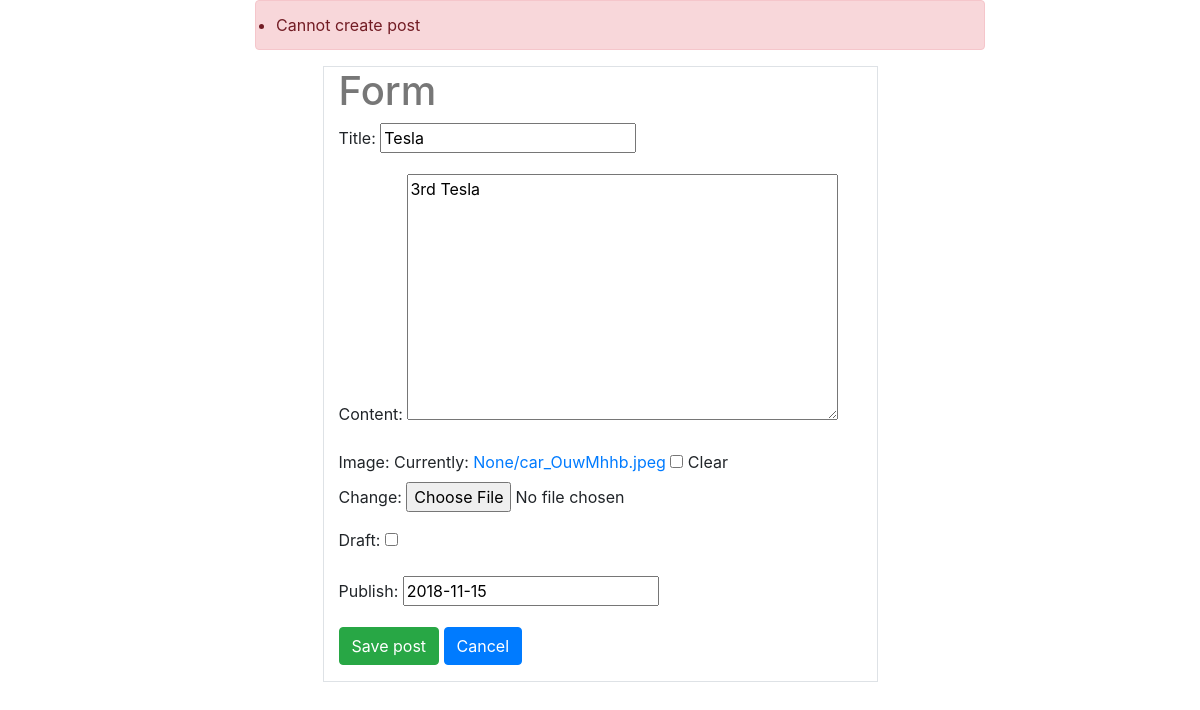
Before: /posts/tesla-5-6/edit/ (signed in) with the older database file.
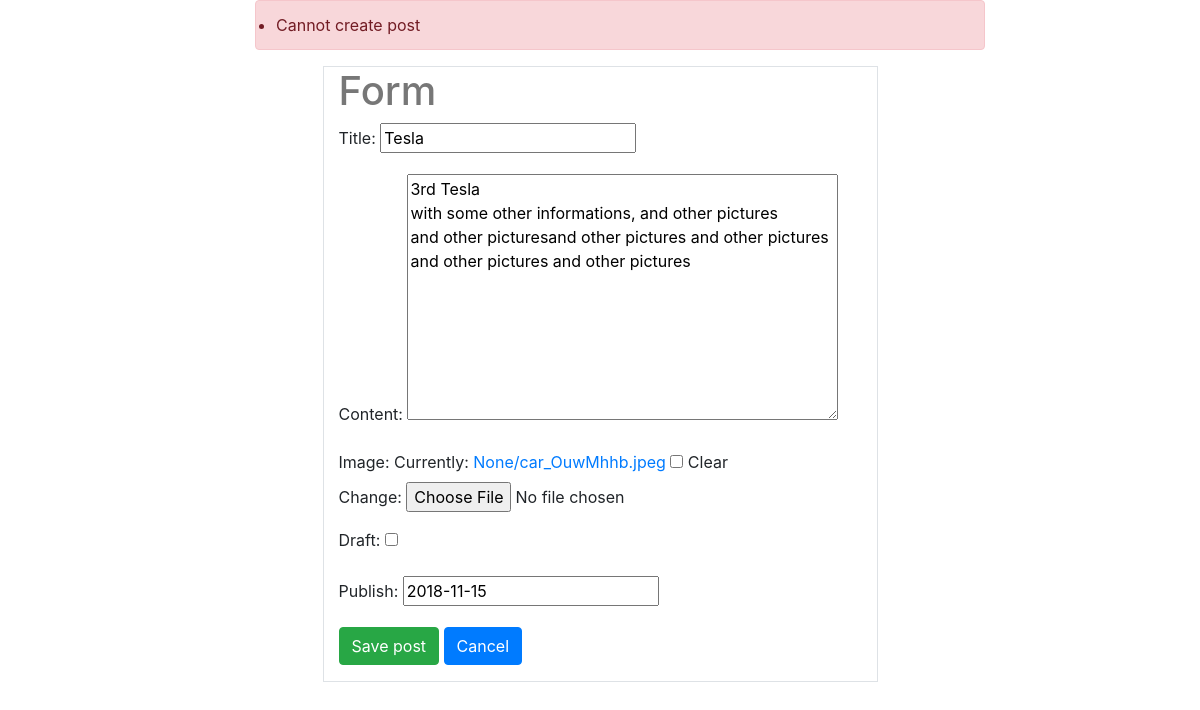
After: the same page with the newer database file.
### posts/models.py (models this page shows, shortened)
class Post(models.Model):
    user = models.ForeignKey(settings.AUTH_USER_MODEL, default=1)
    title = models.CharField(max_length=120)
    content = models.TextField()
    slug = models.SlugField(unique=True)
    image = models.ImageField(upload_to=upload_location,
                              null=True,
                              blank=True,
                              width_field="width_field",
                              height_field="height_field")
    height_field = models.IntegerField(default=0)
    width_field = models.IntegerField(default=0)
    draft = models.BooleanField(default=False)
    publish = models.DateField(auto_now=False, auto_now_add=False)
    updated = models.DateTimeField(auto_now=True, auto_now_add=False)
    timestamp = models.DateTimeField(auto_now=False, auto_now_add=True)
    objects = PostManager()
    class Meta:
        ordering = ["-timestamp", "-updated"]

### posts/views.py (the view)
# urls.py: url(r'^(?P<post_slug>[\w-]+)/edit/$', post_update, name='update'),
def post_update(request, post_slug):
    if not request.user.is_staff or not request.user.is_superuser:
        raise Http404
    instance = get_object_or_404(Post, slug=post_slug)
    form = PostForm(request.POST or None,
                    request.FILES or None, instance=instance)
    if form.is_valid():
        instance = form.save(commit=False)
        print(form.cleaned_data.get("title"))
        instance.save()
        messages.success(request, 'Post succesfully updated')
        return HttpResponseRedirect(instance.get_absolute_url())
    else:
        messages.error(request, 'Cannot create post')
    context = {
        'title': instance.title,
        'instance': instance,
        'form': form,
    }
    return render(request, 'post_form.html', context)

### posts/forms.py
class PostForm(forms.ModelForm):
    class Meta:
        model = Post
        fields = [
            'title',
            'content',
            'image',
            'draft',
            'publish'
        ]

### templates/post_form.html (shortened to what this page needs)
{% extends "base.html" %}
{% block content %}
<div class='col-sm-6 mx-auto border mt-3 pb-3'>
    <h1>Form</h1>
    <form method="POST" action="" enctype="multipart/form-data">{% csrf_token %}
        {{ form.as_p }}
        <input class='btn btn-success' type="submit" value="Save post">
        <a href="/posts" class="btn btn-primary">Cancel</a>
    </form>
</div>
{% endblock content %}

Changed rows visible on the page:
changed Post "Tesla": content "3rd Tesla" → "3rd Tesla with some other informations, and other pictures and other picturesand other pictures and other pictures and other pictures and other pictures"
